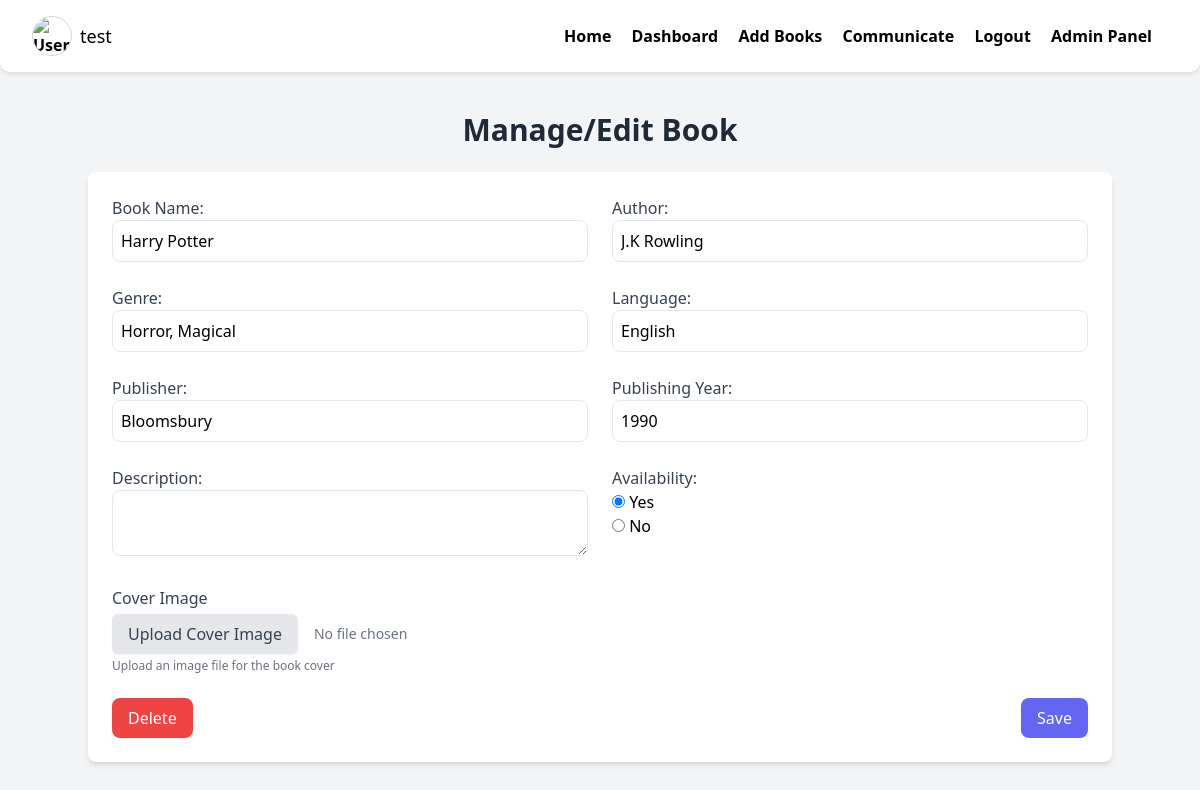
/library/manage-book/1 (signed in), run on the app's committed database.
### models.py (models this page shows)
class User(Base):
    __tablename__ = 'user'
    id = Column(Integer, index=True, primary_key=True)
    username = Column(String(50), unique=True,nullable=False)
    password = Column(String,nullable=False)
    role = Column(Enum(Role),nullable=False)

class Book(Base):
    __tablename__ = 'book'
    id = Column(Integer, primary_key=True, index=True)
    book_name = Column(String,nullable=False)
    author = Column(String,nullable=False)
    available = Column(Boolean,nullable=False)
    return_date = Column(Date,nullable=True)
    genre = Column(String)
    description = Column(String)
    language = Column(String)
    publisher = Column(String,nullable=True)
    publishing_year = Column(Integer,nullable=True)
    cover_image = Column(LargeBinary,nullable=True)

### lib_routers/book_manage.py (the view)
@router.get('/manage-book/{book_id}')
async def manage_book_page(book_id:int,
                           db:db_conn,request:Request):
    user_token = getattr(request.state, "user")
    user = db.query(User).filter(User.id == user_token['id']).first()
    book = db.query(Book).filter(Book.id==book_id).\
        first()
    if book is None:
        return RedirectResponse(url='/library/dashboard',status_code=302)
    return templates.TemplateResponse('manage-book.html',context={
        'request':request,'book':book,'user': user
    })

### templates/manage-book.html (shortened to what this page needs)
<!DOCTYPE html>
<html lang="en">
<head>
    <link href="https://cdn.jsdelivr.net/npm/tailwindcss@2.2.19/dist/tailwind.min.css" rel="stylesheet">
</head>
<body class="bg-gray-100 text-black">
    {% include 'navbar.html' %}
    <div class="container mx-auto mt-10 fade-in">
        <h1 class="text-center text-3xl font-bold mb-6 text-gray-800">Manage/Edit Book</h1>
        <div class="bg-white p-6 shadow-md rounded-lg">
            <form action="/library/manage-book/{{ book.id }}" method="POST" enctype="multipart/form-data">
                <div class="grid grid-cols-2 gap-6">
                    <div>
                        <label for="book_name" class="text-gray-700 font-medium">Book Name:</label>
                        <input type="text" class="w-full p-2 border rounded-lg" id="book_name" name="book_name" required value="{{ book.book_name }}">
                    </div>
                    <div>
                        <label for="author" class="text-gray-700 font-medium">Author:</label>
                        <input type="text" class="w-full p-2 border rounded-lg" id="author" name="author" required value="{{ book.author }}">
                    </div>
                    <div>
                        <label for="genre" class="text-gray-700 font-medium">Genre:</label>
                        <input type="text" class="w-full p-2 border rounded-lg" id="genre" name="genre" required value="{{ book.genre }}">
                    </div>
                    <div>
                        <label for="language" class="text-gray-700 font-medium">Language:</label>
                        <input type="text" class="w-full p-2 border rounded-lg" id="language" name="language" required value="{{ book.language }}">
                    </div>
                    <div>
                        <label for="publisher" class="text-gray-700 font-medium">Publisher:</label>
                        <input type="text" class="w-full p-2 border rounded-lg" id="publisher" name="publisher" value="{% if book.publisher %}{{ book.publisher }}{% endif %}">
                    </div>
                    <div>
                        <label for="publishing_year" class="text-gray-700 font-medium">Publishing Year:</label>
                        <input type="number" class="w-full p-2 border rounded-lg" id="publishing_year" name="publishing_year" value="{{ book.publishing_year }}">
                    </div>
                    <div>
                        <label for="description" class="text-gray-700 font-medium">Description:</label>
                        <textarea class="w-full p-2 border rounded-lg" id="description" name="description" >{% if book.description %}{{ book.description }}{% endif %}</textarea>
                    </div>
                    <div>
                        <label class="text-gray-700 font-medium">Availability:</label><br>
                        <div class="form-check form-check-inline">
                            <input class="form-check-input" type="radio" id="availability_yes" name="availability" value="Yes" required {% if book.available == True %}checked{% endif %}>
                            <label class="form-check-label" for="availability_yes">Yes</label>
                        </div>
                        <div class="form-check form-check-inline">
                            <input class="form-check-input" type="radio" id="availability_no" name="availability" value="No" required {% if book.available == False %}checked{% endif %}>
                            <label class="form-check-label" for="availability_no">No</label>
                        </div>
                    </div>
                    <div>
                        <label for="cover_image" class="font-medium text-gray-700">Cover Image</label>
                        <div class="flex items-center space-x-4 mt-1">
                            <button type="button"
                                    class="py-2 px-4 bg-gray-200 text-gray-700 rounded-md shadow-sm hover:bg-gray-300 focus:ring-2 focus:ring-gray-500 focus:outline-none transition"
                                    onclick="document.getElementById('cover_image').click();">
                                Upload Cover Image
                            </button>
                            <span id="file_name" class="text-sm text-gray-500">No file chosen</span>
                        </div>
                        <p class="text-xs text-gray-500 mt-1">Upload an image file for the book cover</p>
                    </div>
                </div>
                <div class="mt-6 flex justify-between">
                    <a href="/library/delete/{{ book.id }}" class="bg-red-500 text-white px-4 py-2 rounded-lg hover:bg-red-600">Delete</a>
                    <button type="submit" class="bg-indigo-500 text-white px-4 py-2 rounded-lg hover:bg-indigo-600">Save</button>
                </div>
            </form>
        </div>
</body>
</html>

### templates/navbar.html (shortened to what this page needs)
</head>
<body class="bg-white text-black">
<nav>
    <a href="/profile" class="flex items-center space-x-2 group">
        <img src="/users/{{ user.id }}/profile-image"
                alt="User Profile"
                class="w-10 h-10 rounded-full border border-gray-300 group-hover:ring-2 group-hover:ring-gray-500 transition">
        <span class="text-lg font-medium group-hover:underline">{{ user.username }}</span>
    </a>
    <div id="menu">
        <a href="/home">Home</a>
        {% if user.role!='user' %}
        <a href="/library/dashboard">Dashboard</a>
        <a href="/library/book_page">Add Books</a>
        {% endif %}
        <a href="/comms-query-page">Communicate</a>
        <a href="/auth/logout">Logout</a>
        {% if user.role=='admin' %}
        <a href="/admin">Admin Panel</a>
        {% endif %}
    </div>
</nav>

### templates/manage-book.html (style rules this page uses)
.fade-in { animation: fadeIn 0.5s ease-in-out; }

### templates/navbar.html (style rules this page uses)
nav { background-color: #ffffff; padding: 1rem 2rem; display: flex; justify-content: space-between; align-items: center; position: sticky; top: 0; z-index: 1000; border-radius: 0 0 10px 10px; box-shadow: 0 2px 4px rgba(0, 0, 0, 0.1); transition: all 0.3s ease-in-out; }
nav a { text-decoration: none; margin-right: 1rem; color: #000000; font-weight: bold; transition: color 0.3s ease-in-out; }

### data on the page
User: username "test"
Book: book_name "Harry Potter", author "J.K Rowling", genre "Horror, Magical", language "English", publisher "Bloomsbury", publishing_year "1990", available "☑ Yes", available "☐ No"
